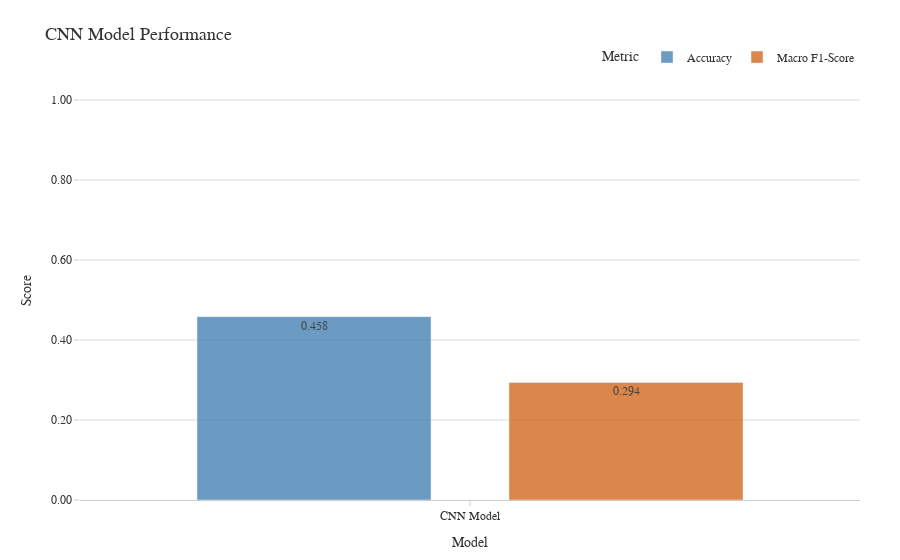

Notebook code for this chart:
### Code cell
import plotly.graph_objects as go

models = ['CNN Model']
accuracies = [cnn_accuracy]
f1_macros = [cnn_f1_macro]

fig_metrics = go.Figure(layout=base_layout)

fig_metrics.add_trace(go.Bar(
    x=models,
    y=accuracies,
    name='Accuracy',
    marker_color=colors['bar_lin'],
    text=[f'{acc:.3f}' for acc in accuracies],
    textposition='auto',
    width=0.3
))

fig_metrics.add_trace(go.Bar(
    x=models,
    y=f1_macros,
    name='Macro F1-Score',
    marker_color=colors['bar_log'],
    text=[f'{f1:.3f}' for f1 in f1_macros],
    textposition='auto',
    width=0.3
))

fig_metrics.update_layout(
    title_text='CNN Model Performance',
    xaxis_title='Model',
    yaxis_title='Score',
    yaxis_range=[0, 1.05],
    yaxis_tickformat=".2f",
    barmode='group',
    legend_title_text='Metric'
)

fig_metrics.show()

### Figure 1 — Plotly figure (JSON) as saved in the notebook; plotly's stock layout.template omitted (floating-point values rounded to 4 significant figures)
{"data": [{"marker": {"color": "rgba(70, 130, 180, 0.8)"}, "name": "Accuracy", "text": ["0.458"], "textposition": "auto", "type": "bar", "width": 0.3, "x": ["CNN Model"], "y": [0.4583]}, {"marker": {"color": "rgba(210, 105, 30, 0.8)"}, "name": "Macro F1-Score", "text": ["0.294"], "textposition": "auto", "type": "bar", "width": 0.3, "x": ["CNN Model"], "y": [0.2939]}], "layout": {"barmode": "group", "font": {"color": "#333333", "family": "Arial, sans-serif", "size": 12}, "legend": {"bgcolor": "rgba(0,0,0,0)", "bordercolor": "#ffffff", "orientation": "h", "title": {"text": "Metric"}, "x": 1, "xanchor": "right", "y": 1.02, "yanchor": "bottom"}, "margin": {"b": 60, "l": 80, "r": 40, "t": 80}, "paper_bgcolor": "#ffffff", "plot_bgcolor": "#ffffff", "title": {"font": {"size": 18}, "text": "CNN Model Performance"}, "xaxis": {"linecolor": "#cccccc", "linewidth": 1, "showgrid": false, "showline": true, "tickcolor": "#cccccc", "ticks": "outside", "title": {"text": "Model"}, "zeroline": false}, "yaxis": {"gridcolor": "#d9d9d9", "gridwidth": 1, "range": [0, 1.05], "showgrid": true, "showline": false, "tickcolor": "#cccccc", "tickformat": ".2f", "ticks": "outside", "title": {"text": "Score"}, "zeroline": false}}}
